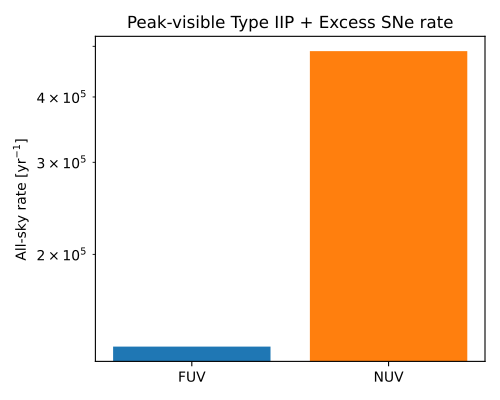

Write Python code to recreate this figure.
import numpy as np
import matplotlib.pyplot as plt
from astropy import units as u

from m4opt.missions import uvex
from uvex_transients.transients.supernovae import TypeIIPExcessSNe

rng = np.random.default_rng(20260911)
n_samples = 3000

sn = TypeIIPExcessSNe()
redshift = sn.sample_event_redshift(n_samples, rng=rng)
params = sn.sed.sample_parameters(size=n_samples, rng=rng)
params_grid = {pname: value[:, None] for pname, value in params.items()}

# Convert the integrated rate per steradian to an all-sky rate.
all_sky_rate = 4 * np.pi * sn.integrated_event_rate * u.sr

# Numerically search each event's own light curve for its brightest (peak)
# apparent magnitude -- see the discussion above for why the peak
# doesn't sit at a single named parameter.
t_grid_rest = np.geomspace(0.2, 200, 200) * u.day
t_obs_grid = t_grid_rest[None, :] * (1.0 + redshift)[:, None]
z_grid_bcast = np.broadcast_to(redshift[:, None], t_obs_grid.shape)

visible_rates = {}
for band_name, bandpass in uvex.detector.bandpasses.items():
    mag_curve = sn.sed.mag_bandpass(
        bandpass,
        t_obs_grid,
        redshift=z_grid_bcast,
        **params_grid,
    ).to_value(u.ABmag)
    magnitudes = np.nanmin(mag_curve, axis=1)

    visible = magnitudes < 24.5
    visible_fraction = np.mean(visible)
    visible_rate = visible_fraction * all_sky_rate

    visible_rates[band_name] = visible_rate.to_value(1 / u.yr)

    print(
        f"{band_name}: {visible_rate:.2f} "
        f"({visible_fraction:.1%} of events visible)"
    )

# Plot all-sky visible rates, by band.
fig, ax = plt.subplots(figsize=(5, 4))
ax.bar(list(visible_rates), list(visible_rates.values()), color=["C0", "C1"])
ax.set_yscale("log")
ax.set_ylabel(r"All-sky rate [yr$^{-1}$]")
ax.set_title("Peak-visible Type IIP + Excess SNe rate")

fig.tight_layout()
plt.show()
